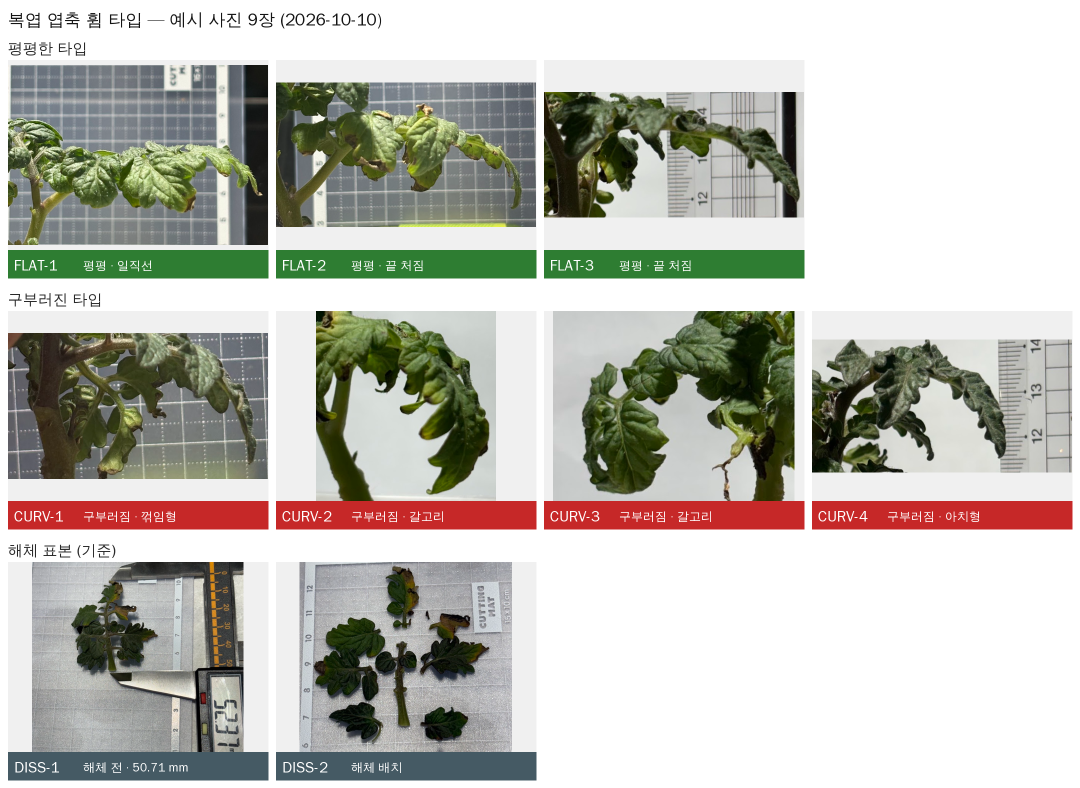
#> input picture data/records/compound_bend_types_20261010/compound_bend_examples_contact_sheet_20261010.png, 2160 x 1576 px (shown at 1/2 size)
$ python -i roboflow_session_import.py   (imports and definitions only)   (older library calls are emulated)
#> lines starting #> are read from the running program, lines starting #| are printed output that depends on the picture
"""Bring grouped Roboflow COCO labels for one plant into its prepared editor session.

The Roboflow export photos are auto-oriented and stretched copies of the originals. A label is moved
to original pixels only after the export photo is shown, from its pixels, to be an uncropped stretch of
the prepared frame at the same orientation; photos that fail keep their 2D labels in an unmapped file
and stay out of geometry. Nothing here creates a leaflet identity, a physical point or a pose.

  python -m tools.roboflow_session_import --plant dwt_01 \\
      --package build/roboflow_dataset_review_20260922/by_plant \\
      --session build/new_captures_20260920/dwt_01/edit_session \\
      --growth tomato_photos_organized_/260920/dwt_01/260920/dwt_01_260920.json \\
      --out build/dwt_01_02_3d_20260922/dwt_01

Outputs in --out: input_hashes.json, original_pixel_labels.coco.json, unmapped_export_labels.json,
mapping_report.json, mapping_table.csv, overlays/<frame>.jpg and seed_with_imports.backup.json (the
prepared seed plus the imported detections, made by the editor's own import code).
"""
from __future__ import annotations

import argparse
import csv
import json
import re
import shutil
import subprocess
from pathlib import Path, PureWindowsPath

import numpy as np
from PIL import Image, ImageDraw, ImageFilter

from tools.leaf_light.common import StudyError, file_hash, read_json, write_json

# Acceptance rules for an export photo being an uncropped stretch of the prepared frame.
#: Minimum normalised correlation between the export and the prepared frame stretched to export size.
MIN_ALIGNMENT_CORRELATION = 0.90
#: The identity orientation must beat every other flip/rotation by at least this correlation margin.
MIN_ORIENTATION_MARGIN = 0.10
#: Integer offsets (export pixels) searched to detect a crop or shift; the best must be (0, 0).
SHIFT_SEARCH_PX = 3
#: Gaussian blur radius (export pixels) applied to both images before comparison (JPEG/resampling noise).
COMPARISON_BLUR_PX = 1.0
#: Side of each corner tile, as a fraction of the export width/height, for the local crop/scale check.
CORNER_TILE_FRACTION = 0.3
#: Largest allowed sub-pixel shift of any corner tile (export pixels). A symmetric crop or rescale moves
#: the corners apart even when the global correlation stays high; 30 verified exports measured <= 0.11 px,
#: a 10 px border crop of a 3024 px original measures ~1.5 px.
MAX_CORNER_SHIFT_PX = 0.5
#: Phase-correlation peak below which a corner tile is too featureless to judge (the check then fails).
MIN_CORNER_RESPONSE = 0.3
#: Grey-level standard deviation below which a corner tile has no texture to measure a shift from.
MIN_CORNER_TEXTURE_STD = 2.0
#: Largest allowed coordinate error after converting to original pixels and back (export pixels).
ROUND_TRIP_TOLERANCE_PX = 1e-9
EXPORT_NAME = re.compile(r'^(?P<plant>[A-Za-z0-9]+_\d+)_(?P<date>\d{6})_(?P<view>\d{2})\.jpe?g$', re.IGNORECASE)
NODE_HELPER = Path(__file__).with_name('annotator_import_coco.cjs')
OVERLAY_WIDTH_PX = 1512
CLASS_COLOURS = {'compond_leaf': (155, 227, 107), 'compound_leaves': (155, 227, 107), 'leaflet': (79, 209, 255),
                 'sub_stem': (255, 143, 208), 'main_stem': (201, 163, 107), 'shoot': (255, 209, 92),
                 'growth_shoot': (255, 209, 92)}


def _grey(image: Image.Image, size: tuple[int, int] | None = None) -> np.ndarray:
    image = image.convert('L')
    if size and image.size != size:
        image = image.resize(size, Image.Resampling.BILINEAR, reducing_gap=3.0)
    return np.asarray(image.filter(ImageFilter.GaussianBlur(COMPARISON_BLUR_PX)), dtype=float)


# [4 lines left out: function _correlation, not called in this run]


ORIENTATIONS = {'identity': lambda a: a, 'rot90': lambda a: np.rot90(a, 1), 'rot180': lambda a: np.rot90(a, 2),
                'rot270': lambda a: np.rot90(a, 3), 'flip_lr': np.fliplr, 'flip_ud': np.flipud,
                'transpose': lambda a: a.T, 'anti_transpose': lambda a: np.rot90(a, 2).T}


# [272 lines left out: functions corner_shifts, alignment, stretch_transform, convert_annotation, frame_for, draw_overlay and 3 more, not called in this run]


# [2 lines not run here, left out]

>>> from PIL import Image
>>> picture = Image.open('../data/records/compound_bend_types_20261010/compound_bend_examples_contact_sheet_20261010.png')
#> picture is the input picture: PIL image 2160x1576 RGB; mean R, G, B 189.7, 188.7, 181
>>> result = _grey(picture)
#> in _grey, `image = image.convert('L')`:
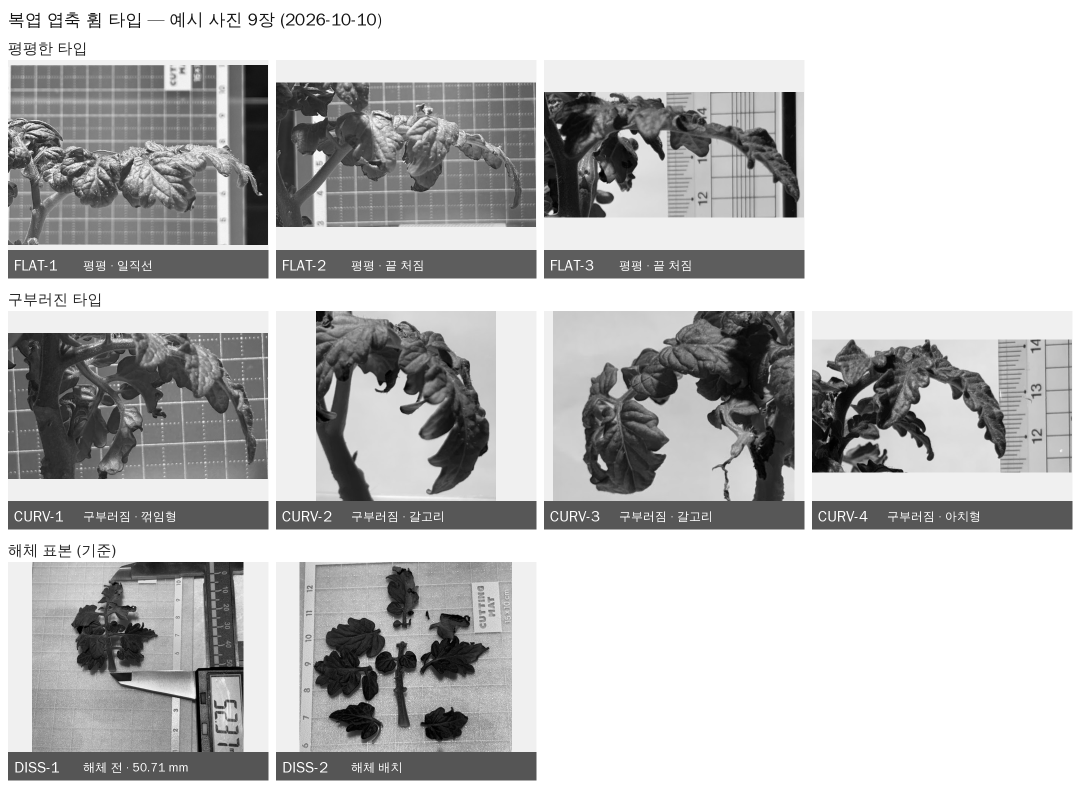
#> image: PIL image 2160x1576 L (shown at 1/2 size); min 0, max 255, mean 188.1
